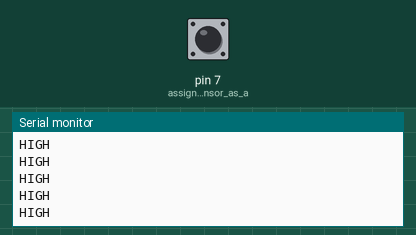
A sketch run on a simulated Arduino Uno, built with avr-gcc and run on an emulated ATmega328P. Parts: the last lines printed to the serial monitor. The inputs (shaded band) are chosen by the test bench; at power-on: pin 7 (assigning_the_sensor_as_a) HIGH.

Above: at 1.2 s.
1.3 s: pin 7 (assigning_the_sensor_as_a) driven LOW
At 2.3 s:
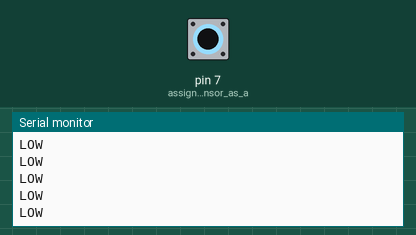
3.2 s: pin 7 (assigning_the_sensor_as_a) driven HIGH
At 3.7 s:
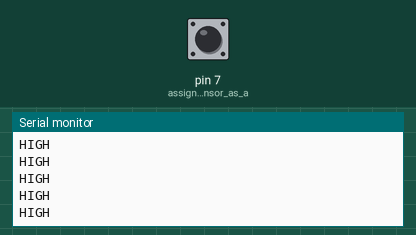
6.2 s: pin 7 (assigning_the_sensor_as_a) pulsed LOW 2 times (0.12 s each, 0.3 s apart)
9.8 s: pin 7 (assigning_the_sensor_as_a) pulsed LOW 5 times (0.12 s each, 0.3 s apart)
At 10.5 s:
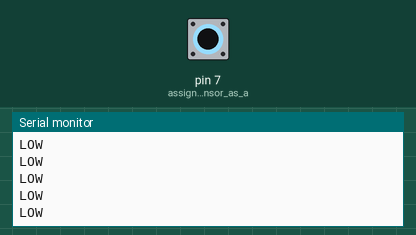

Measured:
- after the input at 1.3 s, the serial monitor: prints a new line after 0.07 s (image 1)
- after the input at 9.8 s, the serial monitor: prints a new line after 0.07 s (image 3)

The sketch:

Sensor_IR_Codigo_prueba.ino
```cpp
int ir;// variable to store the value of the sensor


void setup()

{

Serial.begin(9600);// initializing the Serial communication

pinMode(7, INPUT);// assigning the sensor as a input to Arduino

}

void loop(){

  ir=digitalRead(7);// reading the output of the sensor

  if(ir==LOW){// if the sensor detects the any reflected radiation
  Serial.println("LOW");// turn on the LED
  }
  else if(ir==HIGH){// if the sensor detects the any reflected radiation
  Serial.println("HIGH");// turn on the LED
  }

}
```
